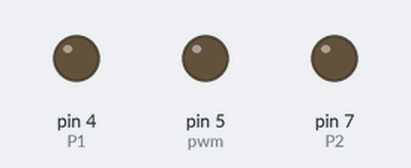
Bench run of a sketch on a simulated Arduino Uno, built with avr-gcc and run on an emulated ATmega328P. On the bench: output pins drawn as LEDs (lit = HIGH). What the sketch prints to the serial monitor is not drawn.

Above: at 0.15 s.
Timing chart, 0 to 40.0 s (numbered marks = the images above):
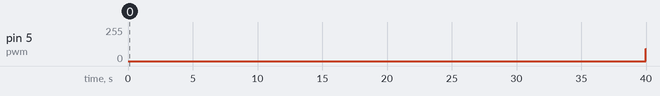

Measured:
- by itself, pin 5 (pwm): 0/255 → 91/255 at 40.0 s

The sketch:

pwm_test.ino
```cpp
int P1=4;
int P2=7;
int pwm = 5;

void setup() {
// int P1=4;
// int P2=7;
 //int pwm = 5;
 pinMode(P1,OUTPUT);
 pinMode(P2,OUTPUT);
 pinMode(pwm,OUTPUT);
 Serial.begin(115200);

}

void loop() {
 for(int i=0; i<255; i++)
{
  digitalWrite(P1,LOW);
  //digitalWrite(P2,HIGH);
  Serial.println(i);
  analogWrite(pwm, i);
  delay(5);
}
 for(int i=255; i>0; i--)
{
 // digitalWrite(P1,HIGH);
  digitalWrite(P2,LOW);
  Serial.println(i);
  analogWrite(pwm, i);
  delay(5);
}
}
```
